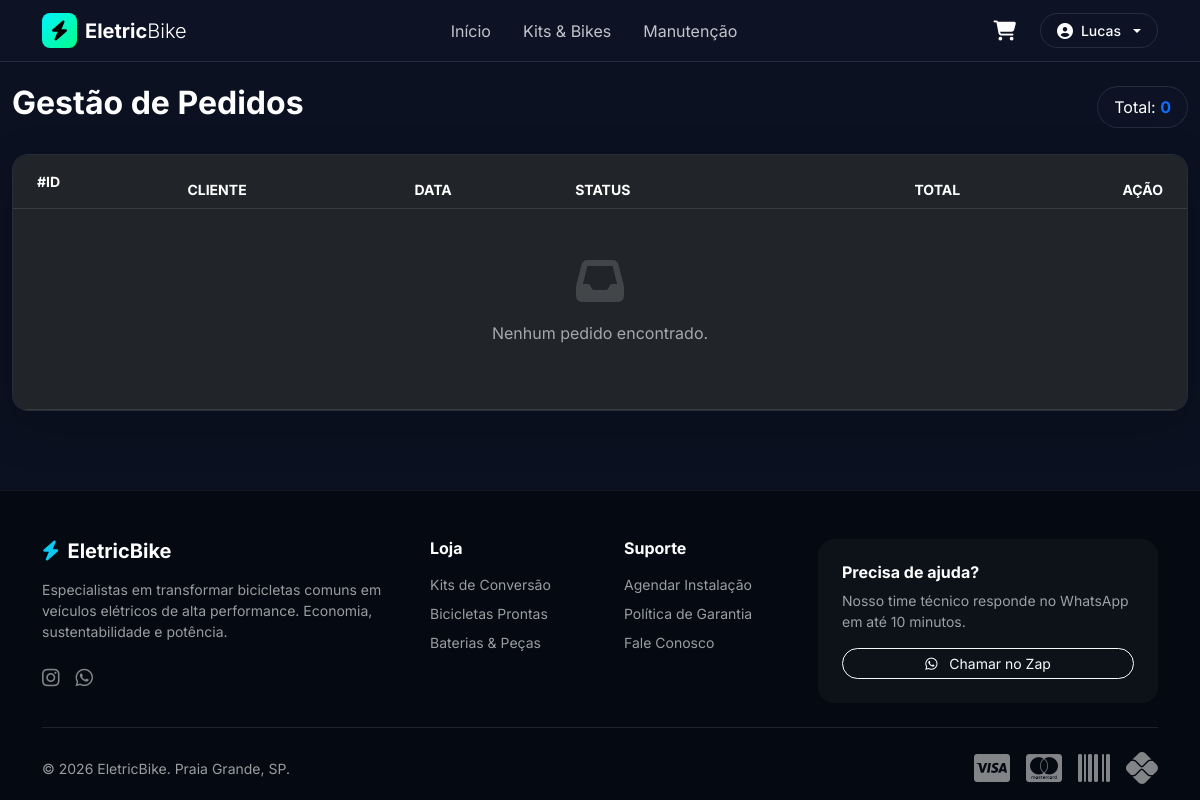
The page /staff/orders/ (signed in) on the database as committed earlier.
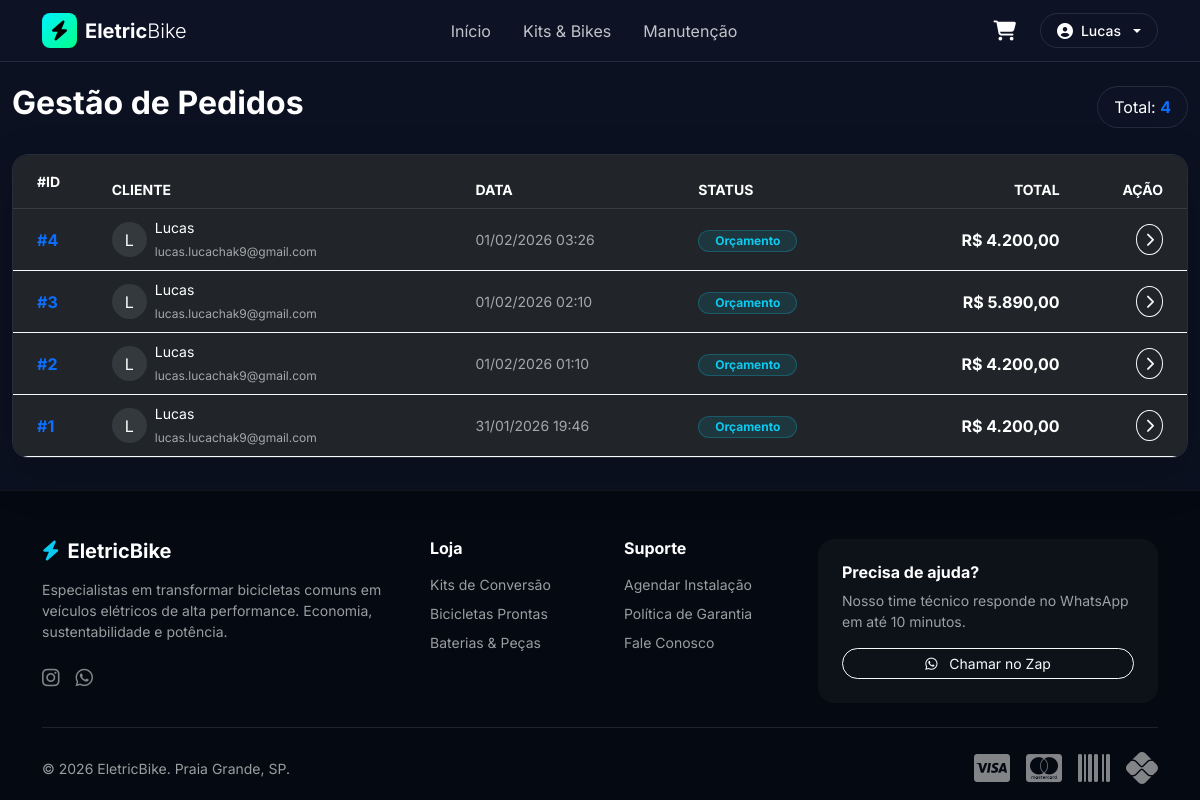
The same page on the database as committed later.
### apps/Accounts/models.py (models this page shows, shortened)
class User(AbstractUser, TimeStampedModel):
    username = None
    email = models.EmailField('Email', unique=True)
    is_client = models.BooleanField("É Cliente?", default=False)
    is_staff_member = models.BooleanField("É da Equipe?", default=False)
    USERNAME_FIELD = 'email'
    REQUIRED_FIELDS = []
    objects = CustomUserManager()

### apps/Orders/models.py (models this page shows, shortened)
class Order(TimeStampedModel):
    STATUS_CHOICES = [
        ('QUOTE', 'Orçamento'),
        ('APPROVED', 'Aprovado'),
        ('IN_PROGRESS', 'Em Andamento'),
        ('READY', 'Pronto'),
        ('FINISHED', 'Finalizado'),
        ('CANCELED', 'Cancelado'),
    ]
    client = models.ForeignKey(Client, on_delete=models.PROTECT, related_name='orders')
    coupon = models.ForeignKey(Coupon, on_delete=models.SET_NULL, null=True, blank=True)
    status = models.CharField(max_length=20, choices=STATUS_CHOICES, default='QUOTE')
    total_amount = models.DecimalField("Valor Total", max_digits=10, decimal_places=2, default=0.00)
    class Meta:
        verbose_name = "Pedido"
        verbose_name_plural = "Pedidos"
        ordering = ['-created_at']

### apps/Clients/models.py (models this page shows, shortened)
class Client(models.Model):
    user = models.OneToOneField(settings.AUTH_USER_MODEL, on_delete=models.CASCADE, related_name='client')
    cpf = models.CharField(max_length=14, unique=True, null=True, blank=True)
    phone = models.CharField(max_length=20, null=True, blank=True)
    address = models.CharField("Endereço", max_length=255, null=True, blank=True)
    number = models.CharField("Número", max_length=10, null=True, blank=True)
    complement = models.CharField("Complemento", max_length=50, null=True, blank=True)
    district = models.CharField("Bairro", max_length=100, null=True, blank=True)
    city = models.CharField("Cidade", max_length=100, null=True, blank=True)
    state = models.CharField("Estado", max_length=2, null=True, blank=True) # UF (SP, RJ...)
    zip_code = models.CharField("CEP", max_length=9, null=True, blank=True)

### apps/Staff/views.py (the view)
# urls.py: path("orders/", views.StaffOrderListView.as_view(), name="staff_order_list"),
class StaffOrderListView(StaffRequiredMixin, ListView):
    model = Order
    template_name = 'staff/order_list.html'
    context_object_name = 'orders'
    ordering = ['-created_at']
    paginate_by = 20
    def get_queryset(self):
        return Order.objects.select_related('client__user').order_by('-created_at')

### apps/Staff/mixins.py (called while the page is built)
    def test_func(self):
        return self.request.user.is_authenticated and self.request.user.is_staff

### apps/Staff/models.py (called while the page is built)
    @classmethod
    def get_solo(cls):
        obj, created = cls.objects.get_or_create(pk=1)
        return obj

### Templates/staff/order_list.html (shortened to what this page needs)
{% extends 'base.html' %}
{% load humanize %}
{% block content %}
<div class="container-fluid py-4">
    <div class="d-flex justify-content-between align-items-center mb-4">
        <h2 class="fw-bold text-white">Gestão de Pedidos</h2>
        <div class="bg-glass px-3 py-2 rounded-pill text-white border border-light border-opacity-10">
            Total: <span class="fw-bold text-primary">{{ orders.count }}</span>
        </div>
    </div>
    <div class="bg-glass rounded-4 overflow-hidden border border-light border-opacity-10 shadow-lg">
        <div class="table-responsive">
            <table class="table table-dark table-hover mb-0 align-middle" style="background: transparent;">
                <thead>
                    <tr class="text-uppercase text-muted small border-bottom border-light border-opacity-10">
                        <th class="ps-4 py-3">#ID</th>
                        <th>Cliente</th>
                        <th>Data</th>
                        <th>Status</th>
                        <th class="text-end">Total</th>
                        <th class="text-end pe-4">Ação</th>
                    </tr>
                </thead>
                <tbody>
                    {% for order in orders %}
                    <tr class="cursor-pointer border-light border-opacity-5" onclick="window.location='{% url 'staff_order_detail' order.id %}'">
                        <td class="ps-4 fw-bold text-primary">#{{ order.id }}</td>
                        <td>
                            <div class="d-flex align-items-center">
                                <div class="bg-secondary bg-opacity-25 rounded-circle d-flex align-items-center justify-content-center me-2 text-white" style="width: 35px; height: 35px;">
                                    {{ order.client.user.first_name.0|upper }}
                                </div>
                                <div>
                                    <span class="d-block text-white small">{{ order.client.user.first_name }}</span>
                                    <small class="text-muted" style="font-size: 0.75rem;">{{ order.client.user.email }}</small>
                                </div>
                            </div>
                        </td>
                        <td class="text-muted small">{{ order.created_at|date:"d/m/Y H:i" }}</td>
                        <td>
                            {% if order.status == 'APPROVED' %}
                                <span class="badge bg-success bg-opacity-25 text-success border border-success border-opacity-25 rounded-pill px-3">Aprovado</span>
                            {% elif order.status == 'PENDING' %}
                                <span class="badge bg-warning bg-opacity-10 text-warning border border-warning border-opacity-25 rounded-pill px-3">Pendente</span>
                            {% elif order.status == 'CANCELED' %}
                                <span class="badge bg-danger bg-opacity-10 text-danger border border-danger border-opacity-25 rounded-pill px-3">Cancelado</span>
                            {% else %}
                                <span class="badge bg-info bg-opacity-10 text-info border border-info border-opacity-25 rounded-pill px-3">{{ order.get_status_display }}</span>
                            {% endif %}
                        </td>
                        <td class="text-end fw-bold text-white">R$ {{ order.total_amount|intcomma }}</td>
                        <td class="text-end pe-4">
                            <a href="{% url 'staff_order_detail' order.id %}" class="btn btn-sm btn-outline-light rounded-circle border-opacity-25">
                                <i class="fas fa-chevron-right"></i>
                            </a>
                        </td>
                    </tr>
                    {% empty %}
                    <tr>
                        <td colspan="6" class="text-center py-5">
                            <i class="fas fa-inbox fa-3x text-muted opacity-25 mb-3"></i>
                            <p class="text-muted">Nenhum pedido encontrado.</p>
                        </td>
                    </tr>
                    {% endfor %}
                </tbody>
            </table>
        </div>
    </div>
</div>
{% endblock %}

### Templates/base.html (shortened to what this page needs)
<!DOCTYPE html>
<html lang="pt-BR">
<head>
    <link href="https://cdn.jsdelivr.net/npm/bootstrap@5.3.0/dist/css/bootstrap.min.css" rel="stylesheet">
    <link rel="stylesheet" href="https://cdnjs.cloudflare.com/ajax/libs/font-awesome/6.4.0/css/all.min.css">
</head>
<body class="d-flex flex-column min-vh-100">
    {% include 'navbar.html' %}
    <main class="flex-grow-1">
        {% block content %}{% endblock %}
    </main>
    {% block footer %}
    {% include 'footer.html' %}
    {% endblock footer %}
</body>
</html>

### Templates/navbar.html (shortened to what this page needs)
{% load static %}
<nav class="navbar navbar-expand-lg fixed-top bg-glass transition-all" id="mainNav">
    <div class="container">
        <a class="navbar-brand d-flex align-items-center gap-2" href="{% url 'home' %}">
            <div style="width: 35px; height: 35px; background: linear-gradient(135deg, var(--primary), var(--secondary)); border-radius: 8px; display: flex; align-items: center; justify-content: center; color: black;">
                <i class="fas fa-bolt"></i>
            </div>
            <span class="fw-bold text-white tracking-tight">Eletric<span class="fw-light">Bike</span></span>
        </a>
        <div class="collapse navbar-collapse" id="navbarNav">
            <ul class="navbar-nav mx-auto mb-2 mb-lg-0">
                <li class="nav-item"><a class="nav-link text-white opacity-75 hover-opacity-100 mx-2" href="{% url 'home' %}">Início</a></li>
                <li class="nav-item"><a class="nav-link text-white opacity-75 hover-opacity-100 mx-2" href="{% url 'bike_catalog' %}">Kits & Bikes</a></li>
                <li class="nav-item"><a class="nav-link text-white opacity-75 hover-opacity-100 mx-2" href="#manutencao">Manutenção</a></li>
            </ul>
            <div class="d-flex align-items-center gap-3">
                <a href="{% url 'cart_detail' %}" class="btn-cart-neon position-relative text-white text-decoration-none">
                    <i class="fas fa-shopping-cart fa-lg"></i>
                </a>
                {% if user.is_authenticated %}
                    <div class="dropdown">
                        <button class="btn btn-glass border border-white border-opacity-10 rounded-pill d-flex align-items-center gap-2 px-3 text-white dropdown-toggle" type="button" data-bs-toggle="dropdown">
                            <i class="fas fa-user-circle"></i>
                            <span class="small fw-medium">{{ user.first_name|default:user.username }}</span>
                        </button>
                    </div>
                {% else %}
                    <a href="{% url 'login' %}" class="text-white text-decoration-none small fw-bold me-2">Login</a>
                    <a href="{% url 'register' %}" class="btn btn-sm btn-neon px-3">Criar Conta</a>
                {% endif %}
            </div>
        </div>
    </div>
</nav>

### Templates/footer.html (shortened to what this page needs)
<footer class="pt-5 pb-3 mt-auto" style="background-color: #050911; border-top: 1px solid rgba(255,255,255,0.05);">
    <div class="container">
        <div class="row g-5">
            <div class="col-lg-4">
                <h5 class="text-white fw-bold mb-3 d-flex align-items-center gap-2">
                    <i class="fas fa-bolt text-info"></i> EletricBike
                </h5>
                <p class="text-muted small mb-4">
                    Especialistas em transformar bicicletas comuns em veículos elétricos de alta performance. Economia, sustentabilidade e potência.
                </p>
                <div class="d-flex gap-3">
                    <a href="#" class="text-white opacity-50 hover-opacity-100"><i class="fab fa-instagram fa-lg"></i></a>
                    <a href="#" class="text-white opacity-50 hover-opacity-100"><i class="fab fa-whatsapp fa-lg"></i></a>
                </div>
            </div>
            <div class="col-lg-2 col-6">
                <h6 class="text-white fw-bold mb-3">Loja</h6>
                <ul class="list-unstyled d-flex flex-column gap-2 small">
                    <li><a href="{% url 'bike_catalog' %}" class="text-muted text-decoration-none hover-text-white">Kits de Conversão</a></li>
                    <li><a href="{% url 'bike_catalog' %}" class="text-muted text-decoration-none hover-text-white">Bicicletas Prontas</a></li>
                    <li><a href="{% url 'services' %}" class="text-muted text-decoration-none hover-text-white">Baterias & Peças</a></li>
                </ul>
            </div>
            <div class="col-lg-2 col-6">
                <h6 class="text-white fw-bold mb-3">Suporte</h6>
                <ul class="list-unstyled d-flex flex-column gap-2 small">
                    <li><a href="#" class="text-muted text-decoration-none hover-text-white">Agendar Instalação</a></li>
                    <li><a href="#" class="text-muted text-decoration-none hover-text-white">Política de Garantia</a></li>
                    <li><a href="#" class="text-muted text-decoration-none hover-text-white">Fale Conosco</a></li>
                </ul>
            </div>
            <div class="col-lg-4">
                <div class="p-4 rounded-4" style="background: rgba(255,255,255,0.03);">
                    <h6 class="text-white fw-bold mb-2">Precisa de ajuda?</h6>
                    <p class="text-muted small mb-3">Nosso time técnico responde no WhatsApp em até 10 minutos.</p>
                    <a href="https://wa.me/5513999999999" target="_blank" class="btn btn-outline-light btn-sm w-100 rounded-pill">
                        <i class="fab fa-whatsapp me-2"></i> Chamar no Zap
                    </a>
                </div>
            </div>
        </div>
        <hr class="my-4 border-secondary opacity-25">
        <div class="d-flex flex-column flex-md-row justify-content-between align-items-center gap-3">
            <small class="text-muted">&copy; 2026 EletricBike. Praia Grande, SP.</small>
            <div class="d-flex gap-3 opacity-50 grayscale">
                <i class="fab fa-cc-visa fa-2x text-white"></i>
                <i class="fab fa-cc-mastercard fa-2x text-white"></i>
                <i class="fas fa-barcode fa-2x text-white"></i>
                <i class="fab fa-pix fa-2x text-white"></i>
            </div>
        </div>
    </div>
</footer>

### Templates/base.html (style rules this page uses)
:root { --primary: #00f2ff; --secondary: #00ff88; --dark-bg: #0b1120; --card-bg: #1e293b; --text-main: #f8fafc; --text-muted: #94a3b8; --glass-border: 1px solid rgba(255, 255, 255, 0.1); --glass-shadow: 0 8px 32px 0 rgba(0, 0, 0, 0.37); --glass-bg: rgba(15, 23, 42, 0.6); --navbar-height: 60px; }
body { font-family: 'Inter', sans-serif; background-color: var(--dark-bg); color: var(--text-main); overflow-x: hidden; -webkit-font-smoothing: antialiased; padding-top: var(--navbar-height); }
body { color: #f1f5f9 !important; }
.text-muted { color: rgba(255, 255, 255, 0.6) !important; }
h1, h2, h3, h4, h5, h6, .h1, .h2, .h3, .h4, .h5, .h6 { color: #ffffff !important; }
a { color: var(--primary); text-decoration: none; transition: 0.3s; }
.bg-glass { background: var(--glass-bg); backdrop-filter: blur(12px); -webkit-backdrop-filter: blur(12px); border-bottom: var(--glass-border); }

### Templates/navbar.html (style rules this page uses)
.btn-cart-neon { transition: all 0.3s ease; padding: 8px; border-radius: 50%; }

Rows that differ between the two databases and show on the page:
added Order: id "4", client.user.first_name.0 "L", client.user.first_name "Lucas", client.user.email "lucas.lucachak9@gmail.com", created_at "01/02/2026 03:26", status "Orçamento", total_amount "4.200,00"
added Order: id "3", client.user.first_name.0 "L", client.user.first_name "Lucas", client.user.email "lucas.lucachak9@gmail.com", created_at "01/02/2026 02:10", status "Orçamento", total_amount "5.890,00"
added Order: id "2", client.user.first_name.0 "L", client.user.first_name "Lucas", client.user.email "lucas.lucachak9@gmail.com", created_at "01/02/2026 01:10", status "Orçamento", total_amount "4.200,00"
added Order: id "1", client.user.first_name.0 "L", client.user.first_name "Lucas", client.user.email "lucas.lucachak9@gmail.com", created_at "31/01/2026 19:46", status "Orçamento", total_amount "4.200,00"
Other text that changed with them:
{{ orders.count }}: "0" → "4"
text no longer shown: "Nenhum pedido encontrado."
